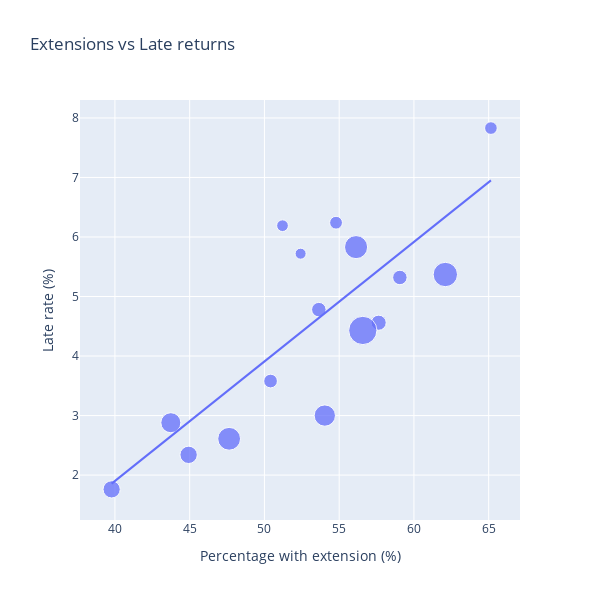

The notebook cell this image was saved under:
### Markdown cell above
This looks quite interesting. “Bibliothek der Dinge” stands out as a strong outlier, while the remaining media types appear to follow a fairly linear pattern. In the next step, we exclude “Bibliothek der Dinge” and revisit the plot. We also compute the Pearson correlation coefficient.

### Code cell
table_without_bdd = per_media_type_table[per_media_type_table["Medientyp"] != "Bibliothek der Dinge"].copy()

x = table_without_bdd["pct_with_extension"].to_numpy()
y = table_without_bdd["late_rate"].to_numpy()

pearson_coefficient = np.corrcoef(x, y)[0, 1]

print(f"Pearson r: {pearson_coefficient:.3f}")
show_per_media_type_scatter_plot(table_without_bdd)

### Figure 1 — Plotly figure (JSON) as saved in the notebook; plotly's stock layout.template omitted (floating-point values rounded to 4 significant figures)
{"data": [{"customdata": [[6261.0, 90.1], [6939.0, 92.21], [2845.0, 77.03], [243500.0, 300.0], [1345.0, 68.58], [315700.0, 334.7], [17780.0, 117.6], [18210.0, 118.4], [24090.0, 128.6], [623100.0, 450.0], [12060.0, 105.6], [162800.0, 254.5], [120500.0, 225.9], [229100.0, 292.5], [55470.0, 169.4], [53140.0, 166.8]], "hovertemplate": "<b>%{hovertext}</b><br><br>Percent with extension=%{x:.2f}<br>Late rate=%{y:.2f}<br>amount fo loans=%{customdata[0]}<extra></extra>", "hovertext": ["Sprachkurse", "Konsolenspiel", "Blu-Ray", "DVD", "Kamishibai", "Sachbuch", "Spiele", "Tonie", "Fremdsprachige Belletristik", "Kinder u. Jugendbuch", "Zeitschriften", "Kinder u. Jugend-CD", "Comic", "Belletristik", "Hörbuch", "Musik-CD"], "legendgroup": "", "marker": {"color": "#636efa", "size": [90.1, 92.21, 77.03, 300.0, 68.58, 334.7, 117.6, 118.4, 128.6, 450.0, 105.6, 254.5, 225.9, 292.5, 169.4, 166.8], "sizemode": "area", "sizeref": 1.125, "symbol": "circle", "opacity": 0.75}, "mode": "markers", "name": "", "orientation": "v", "showlegend": false, "x": [65.15, 54.79, 51.21, 56.13, 52.42, 62.1, 59.06, 53.64, 57.64, 56.58, 50.41, 54.04, 43.74, 47.64, 44.93, 39.78], "xaxis": "x", "y": [7.83, 6.24, 6.19, 5.83, 5.72, 5.37, 5.32, 4.78, 4.56, 4.43, 3.58, 3.0, 2.88, 2.61, 2.34, 1.76], "yaxis": "y", "type": "scatter"}, {"hovertemplate": "<b>OLS trendline</b><br>late_rate = 0.200835 * pct_with_extension + -6.13259<br>R<sup>2</sup>=0.635378<br><br>Percent with extension=%{x:.2f}<br>Late rate=%{y:.2f} <b>(trend)</b><extra></extra>", "legendgroup": "", "marker": {"color": "#636efa", "symbol": "circle", "opacity": 0.75}, "mode": "lines", "name": "", "showlegend": false, "x": [39.78, 43.74, 44.93, 47.64, 50.41, 51.21, 52.42, 53.64, 54.04, 54.79, 56.13, 56.58, 57.64, 59.06, 62.1, 65.15], "xaxis": "x", "y": [1.857, 2.652, 2.891, 3.435, 3.992, 4.152, 4.395, 4.64, 4.721, 4.871, 5.14, 5.231, 5.444, 5.729, 6.339, 6.952], "yaxis": "y", "type": "scatter"}], "layout": {"xaxis": {"anchor": "y", "domain": [0.0, 1.0], "title": {"text": "Percentage with extension (%)"}}, "yaxis": {"anchor": "x", "domain": [0.0, 1.0], "title": {"text": "Late rate (%)"}}, "legend": {"tracegroupgap": 0, "itemsizing": "constant"}, "title": {"text": "Extensions vs Late returns"}, "width": 600, "height": 600}}
